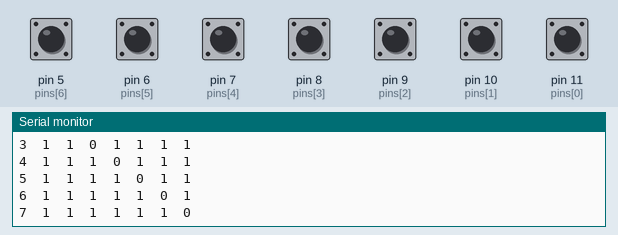
This sketch was run on a simulated Arduino Uno, built with avr-gcc and run on an emulated ATmega328P. Shown: the last lines printed to the serial monitor. The test bench sets the inputs (shaded band); at power-on: pin 5 (pins[6]), pin 6 (pins[5]), pin 7 (pins[4]), pin 8 (pins[3]), pin 9 (pins[2]), pin 10 (pins[1]), pin 11 (pins[0]) HIGH.

Above: at 1.2 s.
1.3 s: pin 5 (pins[6]) pulled LOW for 1 s
3.8 s: pin 6 (pins[5]) pulled LOW for 1 s
At 4.8 s:
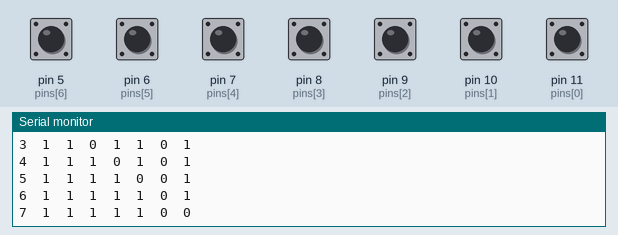
6.3 s: pin 7 (pins[4]) pulled LOW for 1 s
At 7.9 s:
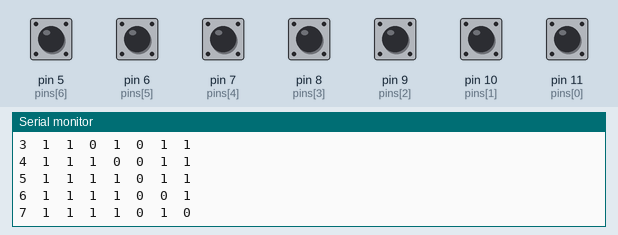
8.8 s: pin 8 (pins[3]) pulled LOW for 1 s
At 9.9 s:
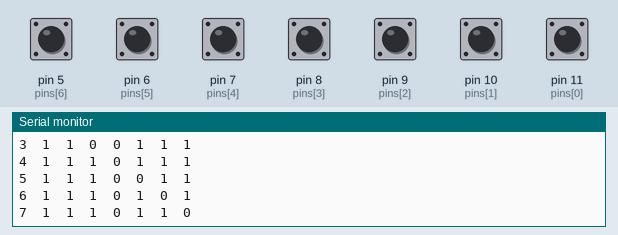
11.3 s: pin 9 (pins[2]) pulled LOW for 1 s
At 12.9 s:
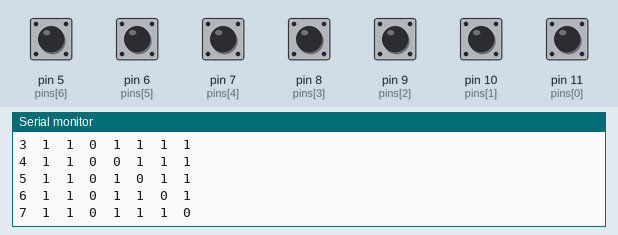
13.8 s: pin 10 (pins[1]) pulled LOW for 1 s
At 14.9 s:
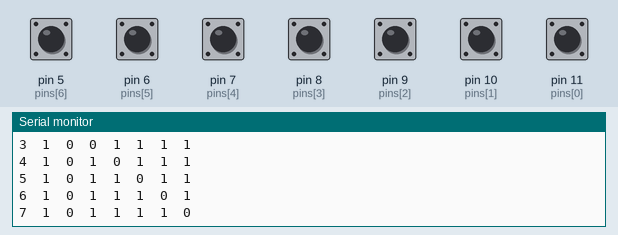
Timing chart, 0 to 16.8 s (numbered marks = the images above; inputs shaded):
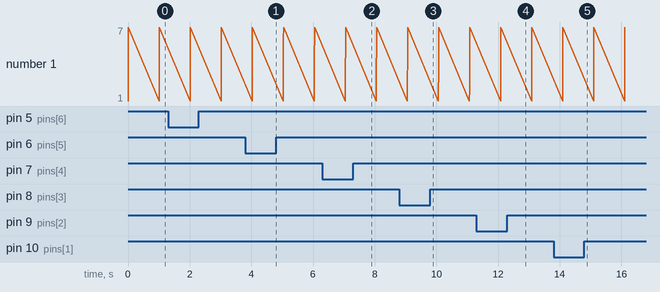

The sketch:

main.ino
```cpp
byte pins[] = { 11, 10, 9, 8, 7, 6, 5 };

byte rows[] = { 11, 10, 9, 8 };
byte cols[] = { 7, 6, 5 };


void set_input( byte pin ) {
	pinMode( pins[ pin ], INPUT_PULLUP );
}

void set_output( byte pin ) {
	pinMode( pins[ pin ], OUTPUT );
	digitalWrite( pins[ pin ], LOW );
}

byte get_input( byte pin ) {
	return digitalRead( pins[ pin ] );
}

void setup( void ) {
	Serial.begin( 115200 );
	for ( byte i = 0; i < 7; i++ ) {
		set_input( i );
	}
}

void loop( void ) {

	Serial.println( "\e[H\e[2J\t1\t2\t3\t4\t5\t6\t7" );
	for ( byte row = 0; row < 7; row++ ) {
		Serial.print( row + 1 );
		set_output( row );
		for ( byte col = 0; col < 7; col++ ) {
			if ( get_input( col ) ) {
				Serial.print( "\t1" );
			} else {
				Serial.print( "\t0" );
			}
		}
		Serial.println();
		set_input( row );
	}
	delay( 1000 );
}
```

Measured:
- after the input at 3.8 s, the serial monitor: prints a new line after 0.23 s (image 1)
- after the input at 6.3 s, the serial monitor: prints a new line after 0.75 s (image 2)
- after the input at 8.8 s, the serial monitor: prints a new line after 0.26 s (image 3)
- after the input at 11.3 s, the serial monitor: prints a new line after 0.78 s (image 4)
- after the input at 13.8 s, the serial monitor: prints a new line after 0.29 s (image 5)
